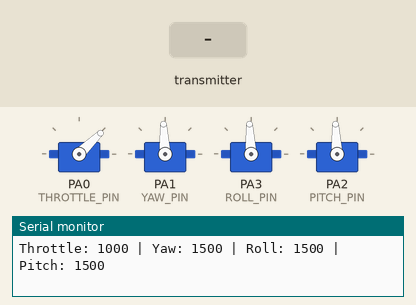
Recording of a sketch running on a simulated STM32 Blue Pill. Shown: 4 × servo, the last lines printed to the serial monitor. The test bench sets the inputs (shaded band). No radio packets arrive unless stated.

Above: at 1.2 s.
1.3 s: the transmitter starts sending throttle = 0
At 2.3 s:
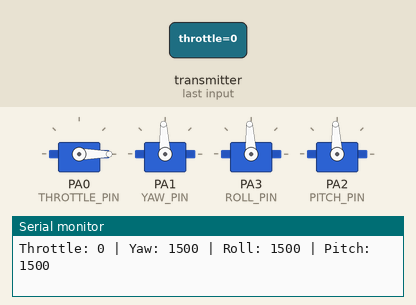
2.8 s: the transmitter starts sending yaw = 0
At 3.5 s:
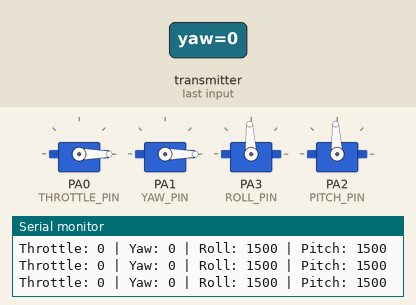
4.3 s: the transmitter starts sending roll = 0
At 4.7 s:
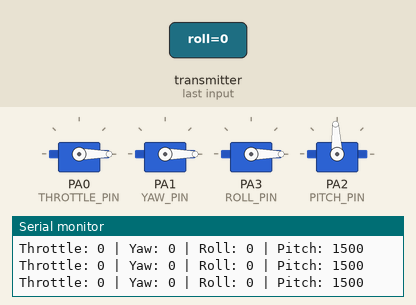
5.8 s: the transmitter starts sending pitch = 0
At 6.9 s:
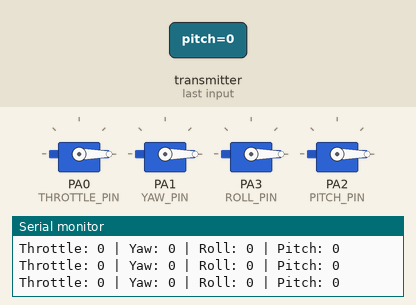
7.3 s: the transmitter starts sending throttle = 1023
At 8.0 s:
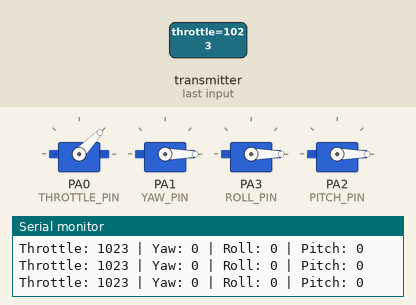
8.8 s: the transmitter starts sending yaw = 1023
At 10.2 s:
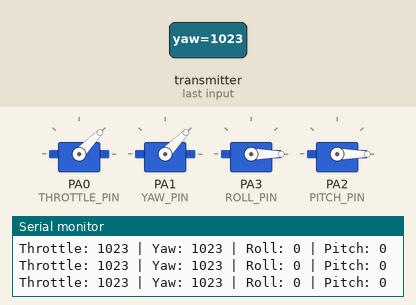
Timing chart, 0 to 11.3 s (numbered marks = the images above; inputs shaded):
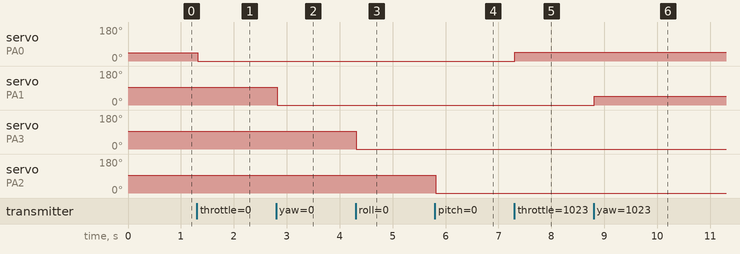

The sketch:

Stm32receiver0.3.ino
```cpp
//stm32 receiver
#include <SPI.h>
#include <nRF24L01.h>
#include <RF24.h>
#include <Servo.h>


// NRF24 Setup
const uint64_t pipeIn = 0xE8E8F0F0E1LL;
RF24 radio(PB4, PB5);  // CE, CSN

// Data structure
struct MyData {
  long throttle;
  long yaw;
  long roll;
  long pitch;
};
MyData data;

void resetData() {
  data.throttle = 1000;
  data.yaw = 1500;
  data.roll = 1500;
  data.pitch = 1500;
}

// Servo objects
Servo throttleServo;
Servo yawServo;
Servo rollServo;
Servo pitchServo;

// Output pins
#define THROTTLE_PIN PA0
#define YAW_PIN      PA1
#define PITCH_PIN    PA2
#define ROLL_PIN     PA3


void setup() {
  Serial.begin(9600);
  resetData();

  // Attach servo outputs
    throttleServo.attach(THROTTLE_PIN);
      yawServo.attach(YAW_PIN);
  rollServo.attach(ROLL_PIN);
  pitchServo.attach(PITCH_PIN);

  // NRF24 Setup

  radio.begin();
  radio.setAutoAck(true);
  radio.setChannel(0x2F);
  radio.setPALevel(RF24_PA_MAX);
  radio.setDataRate(RF24_2MBPS);
  radio.openReadingPipe(1, pipeIn);
  radio.startListening();
}

unsigned long lastReceiveTime = 0;

void loop() {
  if (radio.available()) {
    radio.read(&data, sizeof(MyData));
    lastReceiveTime = millis();
  }

  // Failsafe: no signal for 1 sec
  if (millis() - lastReceiveTime > 1000) {
    resetData();
     radio.stopListening();   // Refresh the radio
  delay(5);
  radio.startListening();
  }

  // Output to PWM (in microseconds)
  throttleServo.writeMicroseconds(data.throttle);
  yawServo.writeMicroseconds(data.yaw);
  rollServo.writeMicroseconds(data.roll);
  pitchServo.writeMicroseconds(data.pitch);

  // Debug
  Serial.print("Throttle: "); Serial.print(data.throttle);
  Serial.print(" | Yaw: "); Serial.print(data.yaw);
  Serial.print(" | Roll: "); Serial.print(data.roll);
  Serial.print(" | Pitch: "); Serial.println(data.pitch);

  delay(20); // 50 Hz
}
```

Measured:
- after the input at 1.3 s, servo on PA0 (THROTTLE_PIN): 44° → 0° at once
- after the input at 2.8 s, servo on PA1 (YAW_PIN): 93° → 0° at once
- after the input at 4.3 s, servo on PA3 (ROLL_PIN): 93° → 0° at once
- after the input at 5.8 s, servo on PA2 (PITCH_PIN): 93° → 0° at once
- after the input at 7.3 s, servo on PA0 (THROTTLE_PIN): 0° → 46° at once
- after the input at 8.8 s, servo on PA1 (YAW_PIN): 0° → 46° at once
